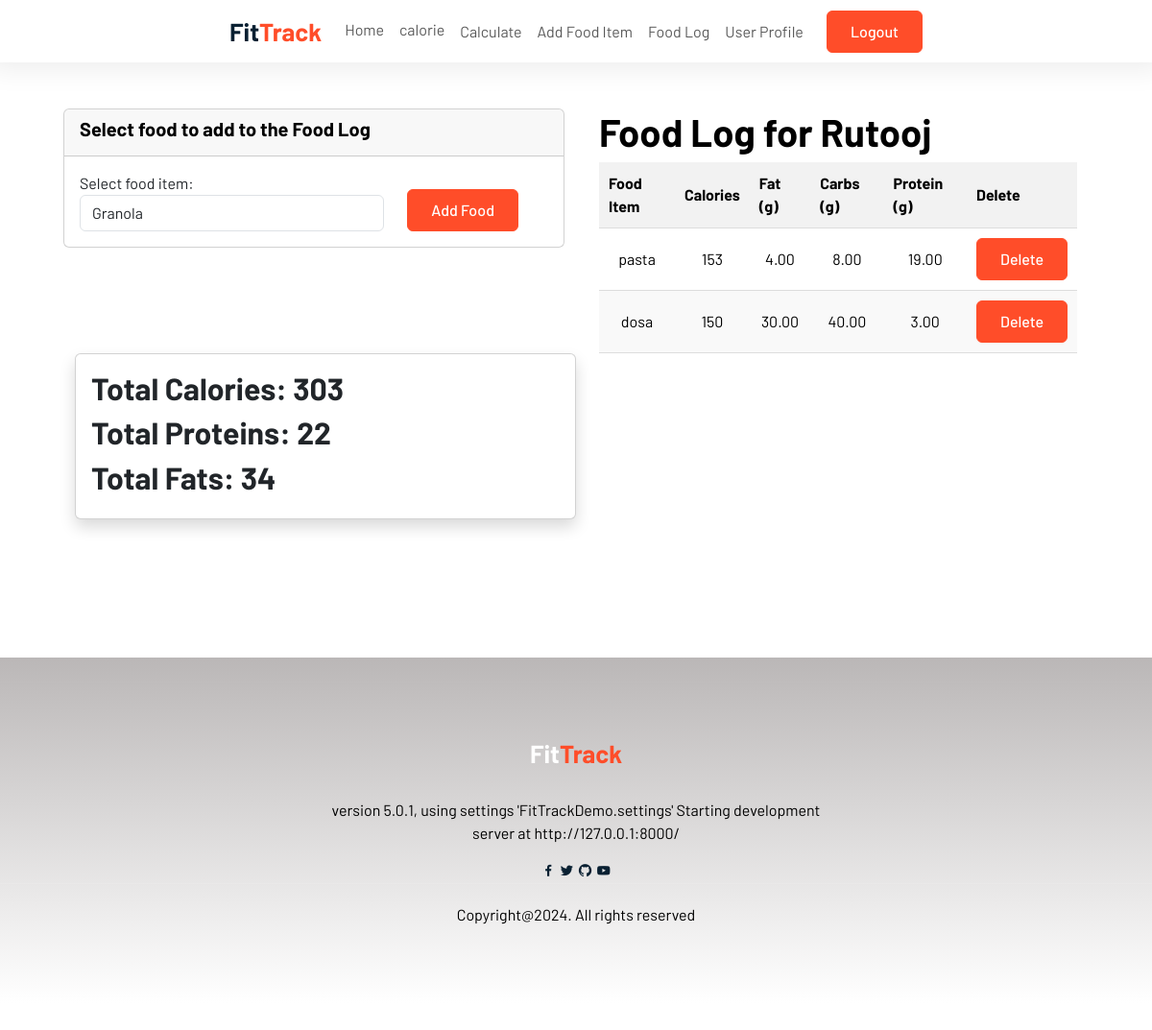
The app's page /food/foodlog (signed in) with its own data.
### FitTrack/models.py (models this page shows)
class FoodLog(models.Model):
    user = models.ForeignKey(User, on_delete=models.CASCADE)
    food_consumed = models.ForeignKey(Food, on_delete=models.CASCADE, default=0)
    class Meta:
        verbose_name = 'Food Log'
        verbose_name_plural = 'Food Log'

class Food(models.Model):
    id=models.IntegerField(primary_key=True)
    food_name = models.CharField(max_length=200)
    quantity = models.DecimalField(max_digits=7, decimal_places=2, default=100.00)
    calories = models.IntegerField(default=0)
    fat = models.DecimalField(max_digits=7, decimal_places=2, default=0)
    carbohydrates = models.DecimalField(max_digits=7, decimal_places=2, default=0)
    protein = models.DecimalField(max_digits=7, decimal_places=2, default=0)

### FitTrack/views.py (the view)
# urls.py: path('food/foodlog', views.food_log_view, name='food_log_view'),
@login_required
def food_log_view(request):
    if request.method == 'POST':
        foods = Food.objects.all()
        food = request.POST['food_consumed']
        food_consumed = Food.objects.get(food_name=food)
        user = request.user
        food_log = FoodLog(user=user, food_consumed=food_consumed)
        food_log.save()
    else:
        foods = Food.objects.all()
    user_food_log = FoodLog.objects.filter(user=request.user)
    total_calories = user_food_log.aggregate(total_calories=Sum('food_consumed__calories'))['total_calories'] or 0
    total_proteins = user_food_log.aggregate(total_proteins=Sum('food_consumed__protein'))['total_proteins'] or 0
    total_fats = user_food_log.aggregate(total_fats=Sum('food_consumed__fat'))['total_fats'] or 0
    return render(request, 'food_log.html', {
        'foods': foods,
        'user_food_log': user_food_log,
        'total_calories': total_calories,
        'total_proteins': total_proteins,
        'total_fats': total_fats,
    })

### FitTrack/Templates/food_log.html (shortened to what this page needs)
{% extends 'home.html' %}
{% load static %}
{% block body %}
<div class='py-4 mt-auto'>
    <div class='container-fluid px-4'>
        <div class='row justify-content-center'>
            <div class='col-xl-12'>
                <div class='row'>
                    <div class='col-md-6 mt-4'>
                        <div class='card mb-3'>
                            <div class='card-header'>
                                <h5>Select food to add to the Food Log</h5>
                            </div>
                            <div class='card-body'>
                                <form method='POST'>
                                    <div class='form-group'>
                                        <div class='row'>
                                            <div class='col-8'>
                                                <label for="food_consumed">Select food item:</label>
                                                <select name="food_consumed" id="food_consumed" class="form-control">
                                                    {% for food in foods %}
                                                    <option value="{{ food.food_name }}">{{ food.food_name }}</option>
                                                    {% endfor %}
                                                </select>
                                            </div>
                                            <div class='col-4 align-self-end'>
                                                <button type='submit' class='btn btn-brand'>Add Food</button>
                                            </div>
                                        </div>
                                    </div>
                                </form>
                            </div>
                        </div>
                    </div>
                    <div class='col-md-6 mt-4'>
                            <div class='card-body'>
                                <div class="container">
                                    <h1>Food Log for {{ request.user.username }}</h1>
                                    <table class="weight-table">
                                        <thead>
                                            <tr>
                                                <th scope='col'>Food Item</th>
                                                <th scope='col'>Calories</th>
                                                <th scope='col'>Fat (g)</th>
                                                <th scope='col'>Carbs (g)</th>
                                                <th scope='col'>Protein (g)</th>
                                                <th scope='col'>Delete</th>
                                            </tr>
                                        </thead>
                                        <tbody>
                                            {% for log_entry in user_food_log %}
                                            <tr>
                                                <td>{{ log_entry.food_consumed.food_name }}</td>
                                                <td>{{ log_entry.food_consumed.calories }}</td>
                                                <td>{{ log_entry.food_consumed.fat }}</td>
                                                <td>{{ log_entry.food_consumed.carbohydrates }}</td>
                                                <td>{{ log_entry.food_consumed.protein }}</td>
                                                <td><a class='btn btn-brand' href="{% url 'food_log_delete' log_entry.id %}">Delete</a></td>
                                            </tr>
                                            {% empty %}
                                            <tr>
                                                <td colspan="6">No food log found.</td>
                                            </tr>
                                            {% endfor %}
                                        </tbody>
                                    </table>
                                </div>
                            </div>
                        </div>
                </div>
                <div class="container">
                        <div class="col-md-6">
                            <div class="card shadow">
                                <div class="card-body">
                                    <h2 class="card-title">Total Calories: {{ total_calories }}</h2>
                                    <h2 class="card-title">Total Proteins: {{ total_proteins }}</h2>
                                    <h2 class="card-title">Total Fats: {{ total_fats }}</h2>
                                </div>
                            </div>
                        </div>
                        </div>
                    </div>
                </div>
            </div>
        </div>
    </div>
{% endblock %}

### static/CSS/style.css (style rules this page uses)
html { position: relative; min-height: 100%; }
body { background-color: #ffffff; margin: 0 0 90px; font-family: 'Barlow', sans-serif !important; }
h1,h2,h3,h4,h5,h6 { font-weight: 700 !important; color: #000; }
a { color: #092032; text-decoration: none; transition: all 0.4s ease; font-weight: 500; }
.btn { padding: 9px 24px; font-weight: 500; }
.btn-brand { background-color: #ff4d29; color: #ffffff; border-color: #ff4d29; }
.weight-table { width: 100%; border-collapse: collapse; border-spacing: 0; }
.weight-table th, .weight-table td { padding: 10px; border-bottom: 1px solid #ddd; }
.weight-table th { background-color: #f2f2f2; text-align: left; font-weight: bold; }
.weight-table tbody tr:nth-child(even) { background-color: #f9f9f9; }
.weight-table tbody td { text-align: center; }
.container { color: #000; background-color: #ffffff; width: auto; height: auto; }
.container { background-color: #dddddd00; }

### records on screen
FoodLog: food_consumed.food_name "pasta", food_consumed.calories "153", food_consumed.fat "4.00", food_consumed.carbohydrates "8.00", food_consumed.protein "19.00"
FoodLog: food_consumed.food_name "dosa", food_consumed.calories "150", food_consumed.fat "30.00", food_consumed.carbohydrates "40.00", food_consumed.protein "3.00"

### other values on screen
{{ request.user.username }} "Rutooj"
{{ total_calories }} "303"
{{ total_proteins }} "22"
{{ total_fats }} "34"
form field food_consumed "Granola"
